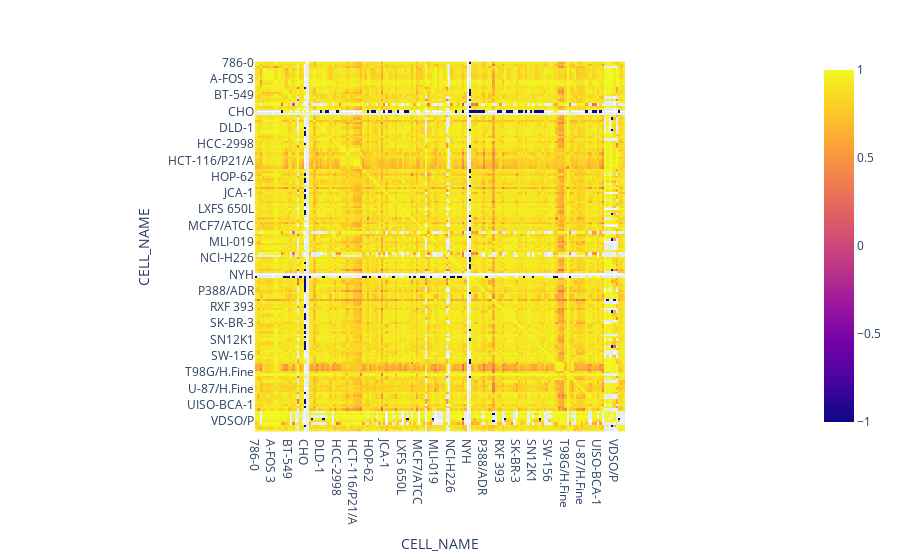

Notebook cell for this chart:
### Code cell
import plotly.express as px

fig = px.imshow(corrMatrixCells)
fig.show()

### Figure 1 — Plotly figure (JSON) as saved in the notebook; plotly's stock layout.template omitted (floating-point values rounded to 4 significant figures; data arrays with more than 128 entries replaced by an {"elided": "..."} marker saying what was removed)
{"data": [{"coloraxis": "coloraxis", "hovertemplate": "CELL_NAME: %{x}<br>CELL_NAME: %{y}<br>color: %{z}<extra></extra>", "name": "0", "type": "heatmap", "x": {"elided": "159 str values"}, "xaxis": "x", "y": {"elided": "159 str values"}, "yaxis": "y", "z": {"elided": "159x159 float values"}}], "layout": {"coloraxis": {"colorscale": [[0, "#0d0887"], [0.1111, "#46039f"], [0.2222, "#7201a8"], [0.3333, "#9c179e"], [0.4444, "#bd3786"], [0.5556, "#d8576b"], [0.6667, "#ed7953"], [0.7778, "#fb9f3a"], [0.8889, "#fdca26"], [1, "#f0f921"]]}, "margin": {"t": 60}, "xaxis": {"anchor": "y", "constrain": "domain", "domain": [0, 1], "scaleanchor": "y", "title": {"text": "CELL_NAME"}}, "yaxis": {"anchor": "x", "autorange": "reversed", "constrain": "domain", "domain": [0, 1], "title": {"text": "CELL_NAME"}}}}
